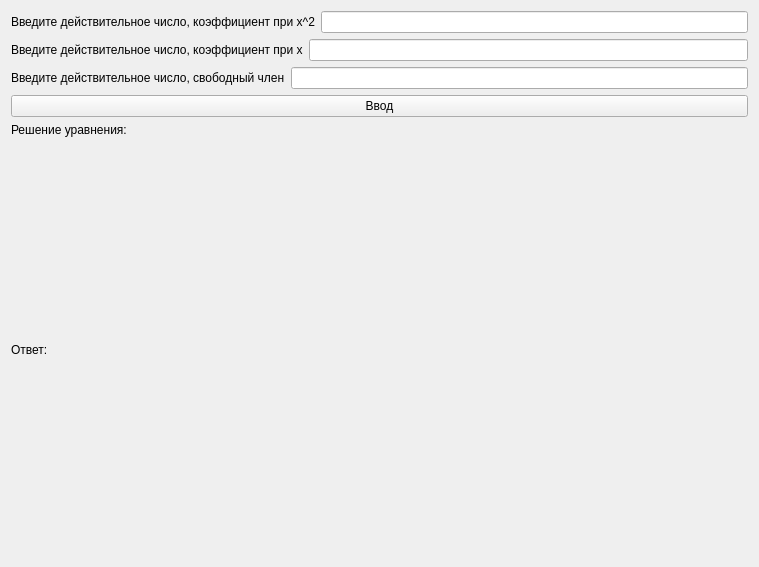
<?xml version="1.0" encoding="UTF-8"?>
<ui version="4.0">
 <class>Sqform</class>
 <widget class="QWidget" name="Sqform">
  <property name="geometry">
   <rect>
    <x>0</x>
    <y>0</y>
    <width>759</width>
    <height>567</height>
   </rect>
  </property>
  <property name="windowTitle">
   <string>Form</string>
  </property>
  <layout class="QVBoxLayout" name="verticalLayout_3">
   <item>
    <layout class="QVBoxLayout" name="verticalLayout">
     <item>
      <layout class="QHBoxLayout" name="horizontalLayout_3">
       <item>
        <widget class="QLabel" name="label_3">
         <property name="text">
          <string>Введите действительное число, коэффициент при x^2</string>
         </property>
        </widget>
       </item>
       <item>
        <widget class="QLineEdit" name="enterAX"/>
       </item>
      </layout>
     </item>
     <item>
      <layout class="QHBoxLayout" name="horizontalLayout_2">
       <item>
        <widget class="QLabel" name="label_4">
         <property name="text">
          <string>Введите действительное число, коэффициент при x</string>
         </property>
        </widget>
       </item>
       <item>
        <widget class="QLineEdit" name="enterBX"/>
       </item>
      </layout>
     </item>
     <item>
      <layout class="QHBoxLayout" name="horizontalLayout">
       <item>
        <widget class="QLabel" name="label_5">
         <property name="text">
          <string>Введите действительное число, свободный член</string>
         </property>
        </widget>
       </item>
       <item>
        <widget class="QLineEdit" name="enterCX"/>
       </item>
      </layout>
     </item>
    </layout>
   </item>
   <item>
    <widget class="QPushButton" name="enterButton">
     <property name="text">
      <string>Ввод</string>
     </property>
    </widget>
   </item>
   <item>
    <layout class="QVBoxLayout" name="verticalLayout_2">
     <item>
      <widget class="QLabel" name="label">
       <property name="sizePolicy">
        <sizepolicy hsizetype="Preferred" vsizetype="Maximum">
         <horstretch>0</horstretch>
         <verstretch>0</verstretch>
        </sizepolicy>
       </property>
       <property name="text">
        <string>Решение уравнения:</string>
       </property>
      </widget>
     </item>
     <item>
      <widget class="QLabel" name="ans">
       <property name="text">
        <string>Ответ:</string>
       </property>
      </widget>
     </item>
    </layout>
   </item>
  </layout>
 </widget>
 <resources/>
 <connections/>
</ui>
